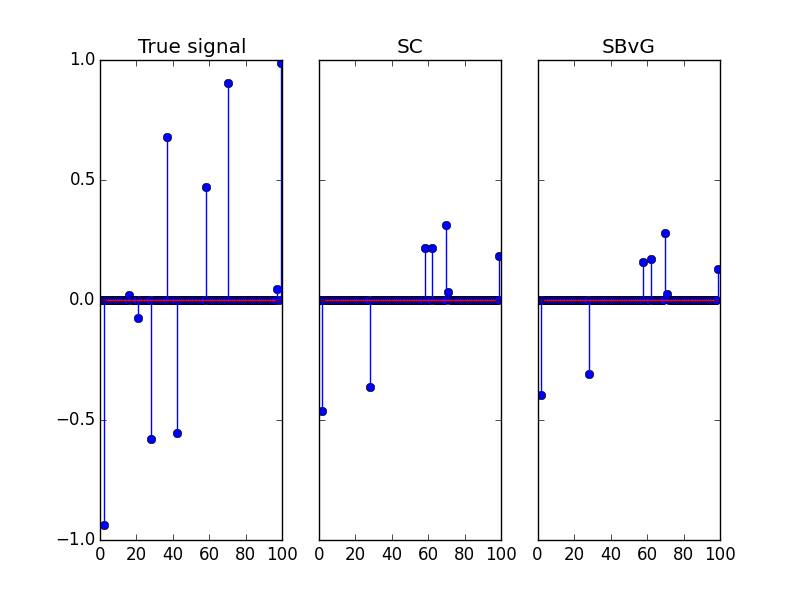

The script that saved this image:
import numpy as np
import matplotlib.pyplot as plt
from smoothed_concomitant import SC_path
from SBvG import SBvG_path
from data_generation import generate_data

# Generate dataset

n_samples = 100
n_features = 100
sigma = 2
sparsity = 0.9
snr = 1
correlation = 0.5
random_state = 42

X, y, true_beta, true_sigma = generate_data(n_samples, n_features, sigma, snr,
                                            sparsity, correlation,
                                            random_state=random_state)

# regularization parameter for sigma estimation
sigma_0 = (np.linalg.norm(y) / np.sqrt(n_samples)) * 1e-2
sigstar = max(sigma_0, np.linalg.norm(y) / np.sqrt(n_samples))
lambda_max = np.linalg.norm(np.dot(X.T, y), ord=np.inf) / (n_samples * sigstar)

# SC
betas, sigmas, gaps, n_iters = SC_path(X, y, [lambda_max / 1.5],
                                       eps=1e-4, max_iter=5000)

# SBvG
betas_SBvG, sigmas_SBvG = SBvG_path(X, y, [lambda_max / 1.5])


fig, axes = plt.subplots(ncols=3, sharey=True)

axes[0].stem(true_beta)
axes[0].set_title("True signal")
axes[1].stem(betas[0])
axes[1].set_title("SC")
axes[2].stem(betas_SBvG[0])
axes[2].set_title("SBvG")

plt.show()


plt.savefig("test_SC.png", format="png")

# Sigma performance:
print("Sigma estimation:")
print("True sigma")
print(sigma)

print "hatsigma for SC"
print(sigmas[0])

print "hatsigma for SBvG"
print(sigmas_SBvG[0])

# Beta performance
print("Estimation risk")
print("SC")
print(np.linalg.norm(true_beta - betas[0]) / n_features)
print("SBvG")
print(np.linalg.norm(true_beta - betas_SBvG[0]) / n_features)
